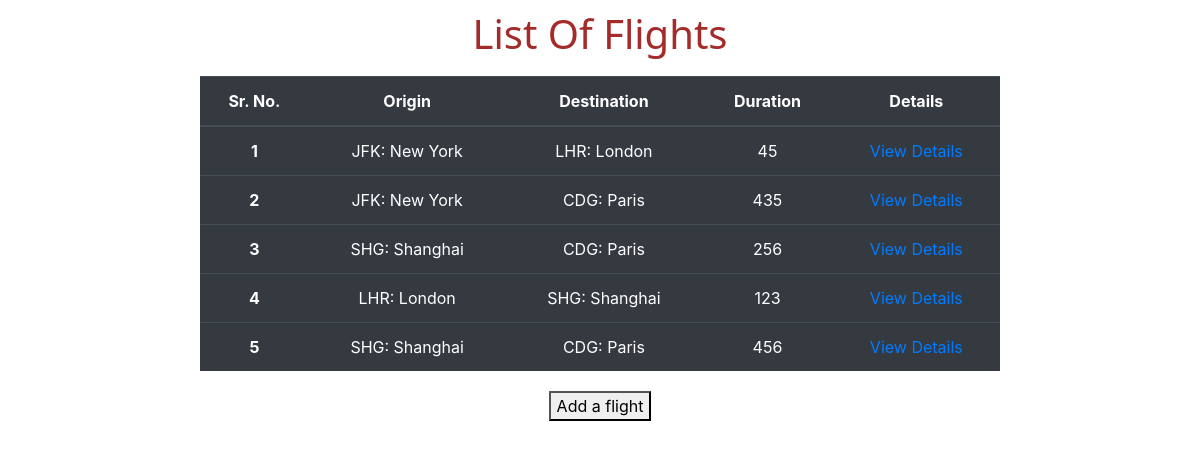
Before: / with the older database file.
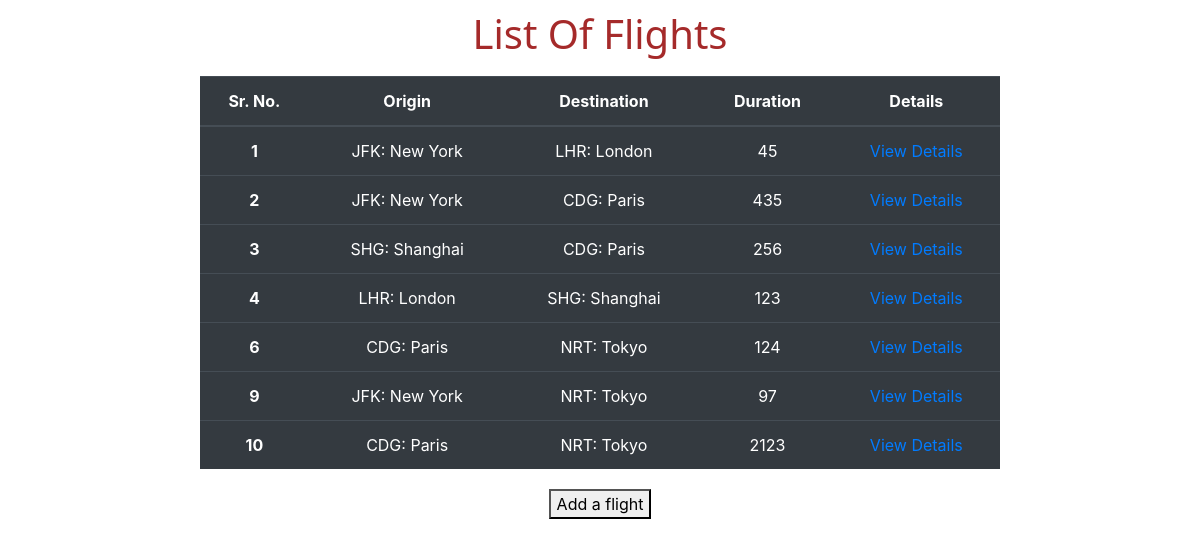
After: the same page with the newer database file.
### flights/models.py (models this page shows, shortened)
class Flight(models.Model):
    origin=models.ForeignKey(Airports,on_delete=models.CASCADE,related_name="depatures")
    destination=models.ForeignKey(Airports,on_delete=models.CASCADE,related_name="arrivals")
    duration=models.IntegerField()

class Airports(models.Model):
    code=models.CharField(max_length=3)
    city=models.CharField(max_length=64)
    def __str__(self):
        return f"{self.code}: {self.city}"

### flights/views.py (the view)
# urls.py: path("",views.index,name="index"),
def index(request):
    return render(request,"flights/index.html",{
        "flights":Flight.objects.all()
    })

### flights/templates/flights/index.html (shortened to what this page needs)
{% extends 'flights/basic.html'%}
{% block body %}
<div class="container">
  <h2 class="main">List Of Flights</h2>
  <table class="table table-hover table-dark" style="width: 800px; margin: auto; ">
    <thead>
      <tr>
        <th scope="col">Sr. No.</th>
        <th scope="col">Origin</th>
        <th scope="col">Destination</th>
        <th scope="col">Duration</th>
        <th scope="col">Details</th>
      </tr>
    </thead>
    {% for i in flights %}
      <tr>
        <th scope="row">{{i.id}}</th>
        <td>{{i.origin}}</td>
        <td>{{i.destination}}</td>
        <td>{{i.duration}}</td>
        <td><a href="/flights/{{i.id}}">View Details</a></td>
      </tr>
    {%endfor%}
  </table>
</div>
<a href={% url 'addflight' %}>
  <button style="margin-top: 20px">Add a flight</button>
</a>
{% endblock body %}

### flights/templates/flights/basic.html (shortened to what this page needs)
<!doctype html>
<html lang="en">
  <head>
    <link rel="stylesheet" href="https://stackpath.bootstrapcdn.com/bootstrap/4.5.2/css/bootstrap.min.css">
  </head>
  <body style="text-align: center;">
    {%block body%}
    {%endblock%}
  </body>
</html>

### flights/templates/flights/index.html (style rules this page uses)
.main { font-size: 40px; color: brown; font-family: 'Segoe UI', Tahoma, Geneva, Verdana, sans-serif; padding: 10px 0px; }

Changed rows visible on the page:
removed Flight: id "5", origin "SHG: Shanghai", destination "CDG: Paris", duration "456"
added Flight: id "6", origin "CDG: Paris", destination "NRT: Tokyo", duration "124"
added Flight: id "9", origin "JFK: New York", destination "NRT: Tokyo", duration "97"
added Flight: id "10", origin "CDG: Paris", destination "NRT: Tokyo", duration "2123"
